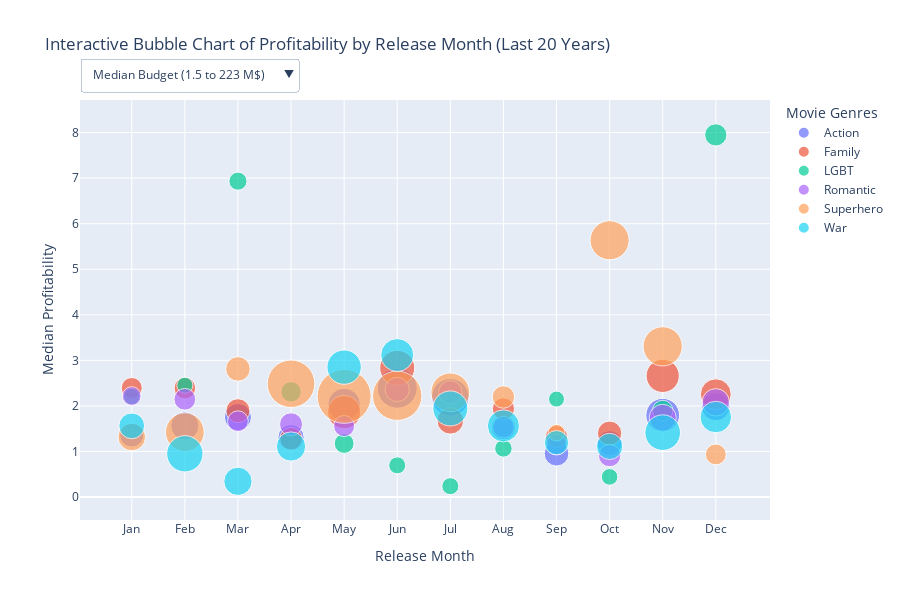

Notebook code cell kept with this figure:
### Code cell
#Bubble chart representing the median profitability for each month for each movie genre. The bubble sizes represent median budget, sample count and median runtime. 

#Prepare data keeping only the last 20 years and genres we are interested in
df_bubbles = df_exploded.copy()  # Use your filtered dataset
df_bubbles = df_bubbles[df_bubbles['decade'] > 1989]  # Filter by decade
df_bubbles = df_bubbles[df_bubbles['Movie genres'].isin(genres_list)].reset_index(drop=True)

#Group by genre and month, and get the median profitability, budget, runtime and sample size.
df_aggregated = df_bubbles.groupby(['Movie genres', 'Movie release month']).agg(median_profitability=('profitability', 'median'), median_budget=('budget', 'median'),
    sample_size=('profitability', 'size'), median_runtime=('Movie runtime', 'median')).reset_index()

#For the display frmat hovering on bubbles only
df_aggregated['median_runtime_display'] = df_aggregated['median_runtime'].apply(lambda x: f"{x:.1f} min")
df_aggregated['median_budget_display'] = df_aggregated['median_budget'].apply(lambda x: f"${x / 1000000:.1f} M")

#Scale of the bubbles as we have 3 very different ranges (budget in millions, runtime in hunderds...)
def scale_sizes(values, min_size=8, max_size=27):
    min_val = np.min(values)
    max_val = np.max(values)
    if min_val == max_val:
        return np.full(len(values), (min_size + max_size) / 2)
    return min_size + (values - min_val) * ((max_size - min_size) / (max_val - min_val))

df_aggregated['runtime_scaled'] = scale_sizes(df_aggregated['median_runtime'])
df_aggregated['sample_scaled'] = scale_sizes(df_aggregated['sample_size'])
df_aggregated['budget_scaled'] = scale_sizes(df_aggregated['median_budget'])

#Creat figure
fig = px.scatter(df_aggregated, x="Movie release month", y="median_profitability", color="Movie genres", size="budget_scaled", hover_name="Movie genres", 
            hover_data={
        "sample_size": ":.0f",
        "median_budget_display": True,
        "median_runtime_display": True,
        "median_profitability": ":.1f",
        "Movie release month": True,
        "median_budget": False,
        "Movie genres": False,
        "budget_scaled": False
    },
    labels={
        "median_profitability": "Median Profitability",
        "median_budget_display": "Median Budget",
        "Movie release month": "Release Month",
        "median_runtime_display": "Median Runtime"
    },
    title="Interactive Bubble Chart of Profitability by Release Month (Last 20 Years)",
    width=900,
    height=600)

#Names for x axis (to replace numerical months
month_names = ["Jan", "Feb", "Mar", "Apr", "May", "Jun", "Jul", "Aug", "Sep", "Oct", "Nov", "Dec"]
fig.update_xaxes(tickvals=list(range(1, 13)), ticktext=month_names[:12])

#Extract the ordered list of genres
trace_genres = [t.name for t in fig.data]

#For each genre, build marker size vectors to scale bubbles
ordered_budget_sizes = []
ordered_runtime_sizes = []
ordered_sample_sizes = []

for genre in trace_genres:
    subset = df_aggregated[df_aggregated['Movie genres'] == genre]
    subset = subset.sort_values(by='Movie release month')
    ordered_budget_sizes.append(subset['budget_scaled'].values)
    ordered_runtime_sizes.append(subset['runtime_scaled'].values)
    ordered_sample_sizes.append(subset['sample_scaled'].values)

#Create dropdown button with budget, runtime and sample size to change the bubble sizes accordingly
buttons = [
    dict(
        label="Median Budget (1.5 to 223 M$)",
        method="restyle",
        args=[{"marker.size": ordered_budget_sizes}]
    ),
    dict(
        label="Median Runtime (92 to 138 min)",
        method="restyle",
        args=[{"marker.size": ordered_runtime_sizes}]
    ),
    dict(
        label="Sample Size (3 to 182 samples)",
        method="restyle",
        args=[{"marker.size": ordered_sample_sizes}]
    )
]

fig.update_layout(
    legend_title="Movie Genres",
    updatemenus=[
        dict(
            type="dropdown",
            direction="down",
            showactive=True,
            x=0.0,
            xanchor="left",
            y=1.1,
            yanchor="top",
            buttons=buttons)])

fig.update_traces(marker=dict(sizemode='diameter', sizeref=0.5))
fig.show()

### Figure 1 — Plotly figure (JSON) as saved in the notebook; plotly's stock layout.template omitted (floating-point values rounded to 4 significant figures)
{"data": [{"customdata": [[113, "$48.3 M", "96.0 min", 48340000.0, "Action", 12.01], [120, "$73.1 M", "106.0 min", 73120000.0, "Action", 14.13], [138, "$66.4 M", "108.0 min", 66440000.0, "Action", 13.56], [143, "$60.9 M", "103.0 min", 60940000.0, "Action", 13.09], [173, "$99.0 M", "108.0 min", 98950000.0, "Action", 16.34], [179, "$141.4 M", "112.0 min", 141400000.0, "Action", 19.97], [154, "$127.1 M", "110.0 min", 127100000.0, "Action", 18.75], [182, "$51.4 M", "102.0 min", 51420000.0, "Action", 12.27], [174, "$52.3 M", "105.0 min", 52320000.0, "Action", 12.35], [111, "$54.3 M", "103.0 min", 54270000.0, "Action", 12.52], [97, "$104.8 M", "115.0 min", 104800000.0, "Action", 16.84], [120, "$72.8 M", "109.5 min", 72830000.0, "Action", 14.1]], "hovertemplate": "<b>%{hovertext}</b><br><br>Release Month=%{x}<br>Median Profitability=%{y:.1f}<br>sample_size=%{customdata[0]:.0f}<br>Median Budget=%{customdata[1]}<br>Median Runtime=%{customdata[2]}<extra></extra>", "hovertext": ["Action", "Action", "Action", "Action", "Action", "Action", "Action", "Action", "Action", "Action", "Action", "Action"], "legendgroup": "Action", "marker": {"color": "#636efa", "size": [12.01, 14.13, 13.56, 13.09, 16.34, 19.97, 18.75, 12.27, 12.35, 12.52, 16.84, 14.1], "sizemode": "diameter", "sizeref": 0.5, "symbol": "circle"}, "mode": "markers", "name": "Action", "orientation": "v", "showlegend": true, "type": "scatter", "x": [1, 2, 3, 4, 5, 6, 7, 8, 9, 10, 11, 12], "xaxis": "x", "y": [1.36, 1.562, 1.757, 1.305, 2.032, 2.389, 2.19, 1.525, 0.952, 1.184, 1.797, 1.983], "yaxis": "y"}, {"customdata": [[40, "$31.0 M", "95.5 min", 30970000.0, "Family", 10.52], [54, "$34.4 M", "92.5 min", 34400000.0, "Family", 10.81], [88, "$48.5 M", "93.0 min", 48540000.0, "Family", 12.02], [67, "$40.0 M", "96.0 min", 40040000.0, "Family", 11.3], [55, "$101.6 M", "95.0 min", 101600000.0, "Family", 16.56], [67, "$113.0 M", "94.0 min", 113000000.0, "Family", 17.54], [103, "$63.6 M", "94.0 min", 63610000.0, "Family", 13.32], [35, "$37.7 M", "94.0 min", 37750000.0, "Family", 11.1], [61, "$36.7 M", "101.0 min", 36680000.0, "Family", 11.01], [74, "$50.3 M", "95.0 min", 50290000.0, "Family", 12.17], [89, "$102.0 M", "95.0 min", 102000000.0, "Family", 16.6], [84, "$88.0 M", "100.0 min", 88040000.0, "Family", 15.41]], "hovertemplate": "<b>%{hovertext}</b><br><br>Release Month=%{x}<br>Median Profitability=%{y:.1f}<br>sample_size=%{customdata[0]:.0f}<br>Median Budget=%{customdata[1]}<br>Median Runtime=%{customdata[2]}<extra></extra>", "hovertext": ["Family", "Family", "Family", "Family", "Family", "Family", "Family", "Family", "Family", "Family", "Family", "Family"], "legendgroup": "Family", "marker": {"color": "#EF553B", "size": [10.52, 10.81, 12.02, 11.3, 16.56, 17.54, 13.32, 11.1, 11.01, 12.17, 16.6, 15.41], "sizemode": "diameter", "sizeref": 0.5, "symbol": "circle"}, "mode": "markers", "name": "Family", "orientation": "v", "showlegend": true, "type": "scatter", "x": [1, 2, 3, 4, 5, 6, 7, 8, 9, 10, 11, 12], "xaxis": "x", "y": [2.393, 2.392, 1.895, 1.279, 1.865, 2.836, 1.674, 1.936, 1.328, 1.4, 2.659, 2.257], "yaxis": "y"}, {"customdata": [[26, "$5.0 M", "103.5 min", 4968000.0, "LGBT", 8.296], [13, "$1.8 M", "96.0 min", 1828000.0, "LGBT", 8.027], [17, "$14.0 M", "94.0 min", 13990000.0, "LGBT", 9.068], [12, "$27.8 M", "95.0 min", 27760000.0, "LGBT", 10.25], [15, "$24.2 M", "106.0 min", 24170000.0, "LGBT", 9.939], [8, "$7.4 M", "98.0 min", 7384000.0, "LGBT", 8.503], [17, "$7.5 M", "97.0 min", 7473000.0, "LGBT", 8.51], [4, "$10.1 M", "104.5 min", 10100000.0, "LGBT", 8.735], [39, "$1.5 M", "102.0 min", 1510000.0, "LGBT", 8], [12, "$5.0 M", "98.0 min", 5028000.0, "LGBT", 8.301], [10, "$28.0 M", "127.0 min", 28040000.0, "LGBT", 10.27], [17, "$38.0 M", "125.0 min", 37960000.0, "LGBT", 11.12]], "hovertemplate": "<b>%{hovertext}</b><br><br>Release Month=%{x}<br>Median Profitability=%{y:.1f}<br>sample_size=%{customdata[0]:.0f}<br>Median Budget=%{customdata[1]}<br>Median Runtime=%{customdata[2]}<extra></extra>", "hovertext": ["LGBT", "LGBT", "LGBT", "LGBT", "LGBT", "LGBT", "LGBT", "LGBT", "LGBT", "LGBT", "LGBT", "LGBT"], "legendgroup": "LGBT", "marker": {"color": "#00cc96", "size": [8.296, 8.027, 9.068, 10.25, 9.939, 8.503, 8.51, 8.735, 8, 8.301, 10.27, 11.12], "sizemode": "diameter", "sizeref": 0.5, "symbol": "circle"}, "mode": "markers", "name": "LGBT", "orientation": "v", "showlegend": true, "type": "scatter", "x": [1, 2, 3, 4, 5, 6, 7, 8, 9, 10, 11, 12], "xaxis": "x", "y": [2.207, 2.454, 6.933, 2.309, 1.176, 0.6951, 0.2383, 1.067, 2.15, 0.4422, 1.898, 7.949], "yaxis": "y"}, {"customdata": [[52, "$17.4 M", "100.0 min", 17420000.0, "Romantic", 9.361], [53, "$34.9 M", "103.0 min", 34950000.0, "Romantic", 10.86], [52, "$29.6 M", "105.0 min", 29570000.0, "Romantic", 10.4], [59, "$42.2 M", "105.0 min", 42150000.0, "Romantic", 11.48], [46, "$31.2 M", "110.5 min", 31220000.0, "Romantic", 10.54], [48, "$50.0 M", "105.0 min", 50040000.0, "Romantic", 12.15], [42, "$45.9 M", "103.5 min", 45880000.0, "Romantic", 11.8], [47, "$33.9 M", "102.0 min", 33860000.0, "Romantic", 10.77], [82, "$29.2 M", "106.5 min", 29240000.0, "Romantic", 10.37], [55, "$39.0 M", "106.0 min", 38960000.0, "Romantic", 11.2], [38, "$65.8 M", "120.0 min", 65790000.0, "Romantic", 13.5], [73, "$68.0 M", "121.0 min", 67970000.0, "Romantic", 13.69]], "hovertemplate": "<b>%{hovertext}</b><br><br>Release Month=%{x}<br>Median Profitability=%{y:.1f}<br>sample_size=%{customdata[0]:.0f}<br>Median Budget=%{customdata[1]}<br>Median Runtime=%{customdata[2]}<extra></extra>", "hovertext": ["Romantic", "Romantic", "Romantic", "Romantic", "Romantic", "Romantic", "Romantic", "Romantic", "Romantic", "Romantic", "Romantic", "Romantic"], "legendgroup": "Romantic", "marker": {"color": "#ab63fa", "size": [9.361, 10.86, 10.4, 11.48, 10.54, 12.15, 11.8, 10.77, 10.37, 11.2, 13.5, 13.69], "sizemode": "diameter", "sizeref": 0.5, "symbol": "circle"}, "mode": "markers", "name": "Romantic", "orientation": "v", "showlegend": true, "type": "scatter", "x": [1, 2, 3, 4, 5, 6, 7, 8, 9, 10, 11, 12], "xaxis": "x", "y": [2.217, 2.146, 1.664, 1.598, 1.558, 2.361, 2.295, 1.533, 1.152, 0.9112, 1.74, 2.079], "yaxis": "y"}, {"customdata": [[3, "$69.3 M", "96.0 min", 69280000.0, "Superhero", 13.8], [8, "$134.0 M", "123.5 min", 134000000.0, "Superhero", 19.34], [17, "$51.3 M", "96.0 min", 51340000.0, "Superhero", 12.26], [13, "$186.2 M", "107.0 min", 186200000.0, "Superhero", 23.81], [10, "$223.5 M", "114.0 min", 223500000.0, "Superhero", 27], [29, "$196.3 M", "122.0 min", 196300000.0, "Superhero", 24.67], [24, "$134.6 M", "102.0 min", 134600000.0, "Superhero", 19.39], [11, "$39.3 M", "97.0 min", 39290000.0, "Superhero", 11.23], [6, "$5.1 M", "97.0 min", 5116000.0, "Superhero", 8.309], [4, "$136.5 M", "116.0 min", 136500000.0, "Superhero", 19.56], [3, "$137.1 M", "107.0 min", 137100000.0, "Superhero", 19.61], [7, "$30.1 M", "102.0 min", 30080000.0, "Superhero", 10.45]], "hovertemplate": "<b>%{hovertext}</b><br><br>Release Month=%{x}<br>Median Profitability=%{y:.1f}<br>sample_size=%{customdata[0]:.0f}<br>Median Budget=%{customdata[1]}<br>Median Runtime=%{customdata[2]}<extra></extra>", "hovertext": ["Superhero", "Superhero", "Superhero", "Superhero", "Superhero", "Superhero", "Superhero", "Superhero", "Superhero", "Superhero", "Superhero", "Superhero"], "legendgroup": "Superhero", "marker": {"color": "#FFA15A", "size": [13.8, 19.34, 12.26, 23.81, 27, 24.67, 19.39, 11.23, 8.309, 19.56, 19.61, 10.45], "sizemode": "diameter", "sizeref": 0.5, "symbol": "circle"}, "mode": "markers", "name": "Superhero", "orientation": "v", "showlegend": true, "type": "scatter", "x": [1, 2, 3, 4, 5, 6, 7, 8, 9, 10, 11, 12], "xaxis": "x", "y": [1.318, 1.425, 2.812, 2.487, 2.21, 2.223, 2.298, 2.196, 1.414, 5.636, 3.308, 0.9362], "yaxis": "y"}, {"customdata": [[6, "$58.7 M", "110.5 min", 58690000.0, "War", 12.89], [5, "$120.4 M", "129.0 min", 120400000.0, "War", 18.17], [6, "$73.2 M", "117.0 min", 73190000.0, "War", 14.13], [6, "$79.1 M", "124.0 min", 79150000.0, "War", 14.64], [15, "$108.9 M", "123.0 min", 108900000.0, "War", 17.19], [7, "$100.6 M", "116.0 min", 100600000.0, "War", 16.48], [8, "$112.4 M", "116.5 min", 112400000.0, "War", 17.49], [10, "$95.4 M", "115.5 min", 95360000.0, "War", 16.03], [19, "$50.0 M", "121.0 min", 49950000.0, "War", 12.15], [10, "$61.5 M", "123.5 min", 61530000.0, "War", 13.14], [15, "$116.0 M", "138.0 min", 116000000.0, "War", 17.8], [23, "$92.2 M", "135.0 min", 92200000.0, "War", 15.76]], "hovertemplate": "<b>%{hovertext}</b><br><br>Release Month=%{x}<br>Median Profitability=%{y:.1f}<br>sample_size=%{customdata[0]:.0f}<br>Median Budget=%{customdata[1]}<br>Median Runtime=%{customdata[2]}<extra></extra>", "hovertext": ["War", "War", "War", "War", "War", "War", "War", "War", "War", "War", "War", "War"], "legendgroup": "War", "marker": {"color": "#19d3f3", "size": [12.89, 18.17, 14.13, 14.64, 17.19, 16.48, 17.49, 16.03, 12.15, 13.14, 17.8, 15.76], "sizemode": "diameter", "sizeref": 0.5, "symbol": "circle"}, "mode": "markers", "name": "War", "orientation": "v", "showlegend": true, "type": "scatter", "x": [1, 2, 3, 4, 5, 6, 7, 8, 9, 10, 11, 12], "xaxis": "x", "y": [1.562, 0.9488, 0.3448, 1.109, 2.852, 3.117, 1.945, 1.562, 1.193, 1.112, 1.413, 1.756], "yaxis": "y"}], "layout": {"height": 600, "legend": {"itemsizing": "constant", "title": {"text": "Movie Genres"}, "tracegroupgap": 0}, "title": {"text": "Interactive Bubble Chart of Profitability by Release Month (Last 20 Years)"}, "updatemenus": [{"buttons": [{"args": [{"marker.size": [[12.01, 14.13, 13.56, 13.09, 16.34, 19.97, 18.75, 12.27, 12.35, 12.52, 16.84, 14.1], [10.52, 10.81, 12.02, 11.3, 16.56, 17.54, 13.32, 11.1, 11.01, 12.17, 16.6, 15.41], [8.296, 8.027, 9.068, 10.25, 9.939, 8.503, 8.51, 8.735, 8, 8.301, 10.27, 11.12], [9.361, 10.86, 10.4, 11.48, 10.54, 12.15, 11.8, 10.77, 10.37, 11.2, 13.5, 13.69], [13.8, 19.34, 12.26, 23.81, 27, 24.67, 19.39, 11.23, 8.309, 19.56, 19.61, 10.45], [12.89, 18.17, 14.13, 14.64, 17.19, 16.48, 17.49, 16.03, 12.15, 13.14, 17.8, 15.76]]}], "label": "Median Budget (1.5 to 223 M$)", "method": "restyle"}, {"args": [{"marker.size": [[9.462, 13.64, 14.47, 12.38, 14.47, 16.14, 15.31, 11.97, 13.22, 12.38, 17.4, 15.1], [9.253, 8, 8.209, 9.462, 9.044, 8.626, 8.626, 8.626, 11.55, 9.044, 9.044, 11.13], [12.59, 9.462, 8.626, 9.044, 13.64, 10.3, 9.879, 13.01, 11.97, 10.3, 22.41, 21.57], [11.13, 12.38, 13.22, 13.22, 15.52, 13.22, 12.59, 11.97, 13.85, 13.64, 19.48, 19.9], [9.462, 20.95, 9.462, 14.05, 16.98, 20.32, 11.97, 9.879, 9.879, 17.81, 14.05, 11.97], [15.52, 23.24, 18.23, 21.15, 20.74, 17.81, 18.02, 17.6, 19.9, 20.95, 27, 25.75]]}], "label": "Median Runtime (92 to 138 min)", "method": "restyle"}, {"args": [{"marker.size": [[19.68, 20.42, 22.33, 22.86, 26.04, 26.68, 24.03, 27, 26.15, 19.46, 17.98, 20.42], [11.93, 13.41, 17.02, 14.79, 13.52, 14.79, 18.61, 11.4, 14.16, 15.54, 17.13, 16.6], [10.44, 9.061, 9.486, 8.955, 9.274, 8.531, 9.486, 8.106, 11.82, 8.955, 8.743, 9.486], [13.2, 13.31, 13.2, 13.94, 12.56, 12.78, 12.14, 12.67, 16.39, 13.52, 11.72, 15.43], [8, 8.531, 9.486, 9.061, 8.743, 10.76, 10.23, 8.849, 8.318, 8.106, 8, 8.425], [8.318, 8.212, 8.318, 8.318, 9.274, 8.425, 8.531, 8.743, 9.698, 8.743, 9.274, 10.12]]}], "label": "Sample Size (3 to 182 samples)", "method": "restyle"}], "direction": "down", "showactive": true, "type": "dropdown", "x": 0, "xanchor": "left", "y": 1.1, "yanchor": "top"}], "width": 900, "xaxis": {"anchor": "y", "domain": [0, 1], "ticktext": ["Jan", "Feb", "Mar", "Apr", "May", "Jun", "Jul", "Aug", "Sep", "Oct", "Nov", "Dec"], "tickvals": [1, 2, 3, 4, 5, 6, 7, 8, 9, 10, 11, 12], "title": {"text": "Release Month"}}, "yaxis": {"anchor": "x", "domain": [0, 1], "title": {"text": "Median Profitability"}}}}
